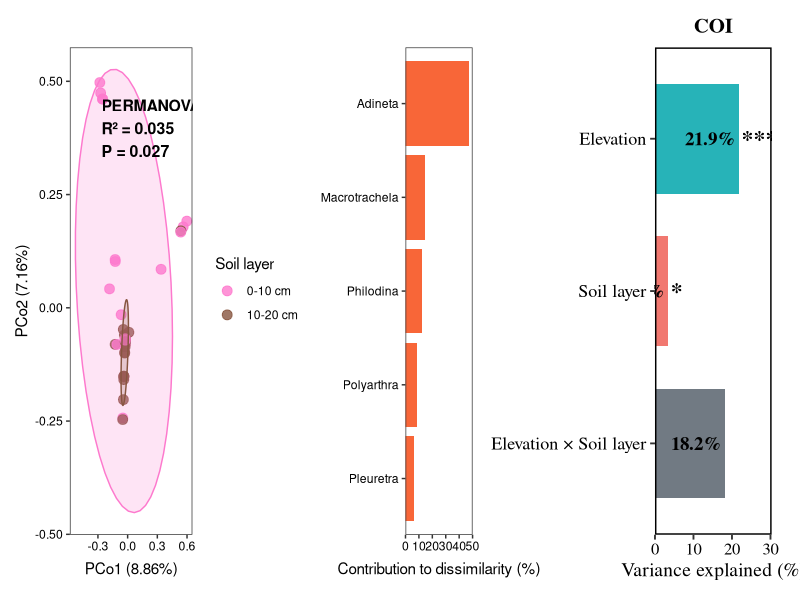
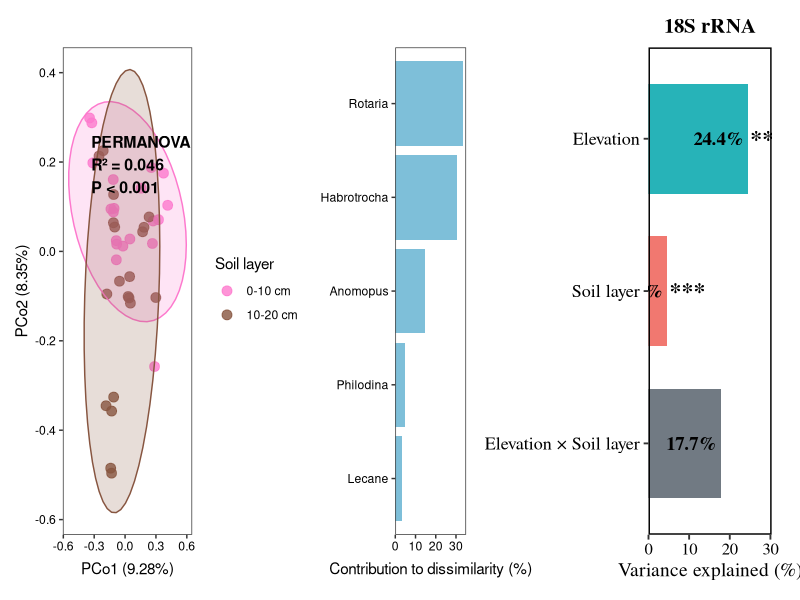

Source code (R) for these figures, in order:
rm(list = ls())

########## Load required packages ##########
library(vegan)
library(ggplot2)
library(dplyr)
library(tibble)
library(patchwork)

########## Read data ##########
coi_data <- read.csv("COI_data.csv", check.names = FALSE, stringsAsFactors = FALSE)
rrna_data <- read.csv("18S_data.csv", check.names = FALSE, stringsAsFactors = FALSE)
metadata <- read.csv("metadata.csv", check.names = FALSE, stringsAsFactors = FALSE)

########## Analysis settings ##########
nperm <- 9999
analysis_seed <- 20260721
elevation_levels <- c("300", "600", "900", "1200", "1600", "1800", "2100")

metadata <- metadata %>%
  transmute(
    Sample = as.character(`OTU ID`),
    Group = factor(Group, levels = c("T", "S"), labels = c("Topsoil", "Subsoil")),
    Elevation = factor(as.character(Elevation), levels = elevation_levels),
    PlotID = factor(paste0("P", sub("^[TtSs][_-]?", "", as.character(`OTU ID`))))
  )

########## Prepare marker-specific complete pairs ##########
prepare_marker <- function(data, metadata, marker_name) {
  meta <- metadata %>%
    filter(Sample %in% intersect(metadata$Sample, colnames(data))) %>%
    group_by(PlotID) %>%
    filter(n() == 2, n_distinct(Group) == 2, n_distinct(Elevation) == 1) %>%
    ungroup() %>%
    arrange(PlotID, Group) %>%
    droplevels()

  community <- t(as.matrix(data[, meta$Sample, drop = FALSE]))
  storage.mode(community) <- "numeric"
  colnames(community) <- as.character(data$ASV)
  community <- community[, colSums(community) > 0, drop = FALSE]

  taxonomy <- data %>%
    transmute(
      ASV_ID = as.character(ASV),
      Genus = trimws(sub("^[a-z]__", "", as.character(Genus)))
    )

  cat(
    "\n", marker_name,
    "\nComplete plots: ", n_distinct(meta$PlotID),
    "\nSamples: ", nrow(meta), "\n",
    sep = ""
  )

  list(community = community, metadata = meta, taxonomy = taxonomy)
}

########## Restricted permutation matrices ##########
make_whole_plot_permutations <- function(metadata, nset, seed) {
  set.seed(seed)
  plot_ids <- unique(as.character(metadata$PlotID))
  layer_ids <- levels(metadata$Group)
  permutations <- matrix(NA_integer_, nrow = nset, ncol = nrow(metadata))

  for (b in seq_len(nset)) {
    source_plots <- sample(plot_ids)
    perm_b <- integer(nrow(metadata))

    for (j in seq_along(plot_ids)) {
      for (layer in layer_ids) {
        destination <- which(
          as.character(metadata$PlotID) == plot_ids[j] &
            as.character(metadata$Group) == layer
        )
        source <- which(
          as.character(metadata$PlotID) == source_plots[j] &
            as.character(metadata$Group) == layer
        )
        perm_b[destination] <- source
      }
    }

    permutations[b, ] <- perm_b
  }

  permutations
}

make_within_plot_permutations <- function(metadata, nset, seed) {
  set.seed(seed)
  plot_ids <- unique(as.character(metadata$PlotID))
  permutations <- matrix(NA_integer_, nrow = nset, ncol = nrow(metadata))

  for (b in seq_len(nset)) {
    perm_b <- seq_len(nrow(metadata))

    for (plot_id in plot_ids) {
      rows <- which(as.character(metadata$PlotID) == plot_id)
      perm_b[rows] <- sample(rows, 2)
    }

    permutations[b, ] <- perm_b
  }

  permutations
}

########## PERMANOVA helper ##########
extract_permanova_term <- function(result, terms, marker_name) {
  result_df <- as.data.frame(result, check.names = FALSE)
  result_df$Term <- rownames(result_df)
  selected <- result_df %>% filter(Term %in% terms)

  tibble(
    Marker = marker_name,
    Term = selected$Term,
    Df = selected$Df,
    Pseudo_F = selected$F,
    R2 = selected$R2,
    P_value = selected$`Pr(>F)`
  )
}

########## PCoA, SIMPER, and PERMANOVA ##########
analyse_marker <- function(dataset, marker_name, seed_offset = 0) {
  community <- dataset$community
  meta <- dataset$metadata

  # Same Bray-Curtis distance for PCoA and PERMANOVA
  bray <- vegdist(community, method = "bray")

  whole_perm <- make_whole_plot_permutations(
    meta, nperm, analysis_seed + seed_offset
  )
  within_perm <- make_within_plot_permutations(
    meta, nperm, analysis_seed + seed_offset + 1
  )

  permanova_whole <- adonis2(
    bray ~ Elevation * Group,
    data = meta,
    permutations = whole_perm,
    by = "terms"
  )
  permanova_within <- adonis2(
    bray ~ Elevation * Group,
    data = meta,
    permutations = within_perm,
    by = "terms"
  )

  permanova <- bind_rows(
    extract_permanova_term(permanova_whole, "Elevation", marker_name),
    extract_permanova_term(permanova_within, "Group", marker_name),
    extract_permanova_term(
      permanova_within,
      c("Elevation:Group", "Group:Elevation"),
      marker_name
    )
  ) %>%
    mutate(
      Term = case_when(
        Term == "Group" ~ "Soil layer",
        Term %in% c("Elevation:Group", "Group:Elevation") ~ "Elevation × Soil layer",
        TRUE ~ Term
      ),
      Significance = case_when(
        P_value < 0.001 ~ "***",
        P_value < 0.01 ~ "**",
        P_value < 0.05 ~ "*",
        TRUE ~ "ns"
      )
    )

  # PCoA
  pcoa <- cmdscale(bray, k = 2, eig = TRUE)
  positive_eigenvalues <- pcoa$eig[pcoa$eig > 0]
  variance_percent <- 100 * pcoa$eig[1:2] / sum(positive_eigenvalues)

  pcoa_scores <- as.data.frame(pcoa$points[, 1:2, drop = FALSE])
  colnames(pcoa_scores) <- c("PCo1", "PCo2")
  pcoa_scores$Sample <- rownames(pcoa_scores)

  pcoa_scores <- pcoa_scores %>%
    left_join(meta %>% select(Sample, PlotID, Elevation, Group), by = "Sample") %>%
    mutate(
      SoilLayer = factor(
        Group,
        levels = c("Topsoil", "Subsoil"),
        labels = c("0-10 cm", "10-20 cm")
      )
    )

  # SIMPER using all retained ASVs
  simper_result <- simper(community, group = meta$Group, permutations = 999)[[1]]
  asv_ids <- rownames(simper_result)
  if (is.null(asv_ids)) asv_ids <- names(simper_result$average)

  simper_top5 <- tibble(
    ASV_ID = as.character(asv_ids),
    Average_contribution = as.numeric(simper_result$average)
  ) %>%
    mutate(
      Contribution_percent = Average_contribution / sum(Average_contribution) * 100
    ) %>%
    left_join(dataset$taxonomy, by = "ASV_ID") %>%
    mutate(
      Genus = case_when(
        is.na(Genus) ~ "Unknown",
        trimws(Genus) == "" ~ "Unknown",
        tolower(trimws(Genus)) %in% c(
          "unidentified", "unclassified", "uncultured", "unknown", "na"
        ) ~ "Unknown",
        TRUE ~ Genus
      )
    ) %>%
    group_by(Genus) %>%
    summarise(TotalContribution = sum(Contribution_percent), .groups = "drop") %>%
    arrange(desc(TotalContribution)) %>%
    slice_head(n = 5) %>%
    mutate(DisplayName = Genus)

  list(
    permanova = permanova,
    pcoa_scores = pcoa_scores,
    pcoa_variance = variance_percent,
    simper = simper_top5
  )
}

########## Run analyses ##########
coi_dataset <- prepare_marker(coi_data, metadata, "COI")
rrna_dataset <- prepare_marker(rrna_data, metadata, "18S rRNA")

coi_results <- analyse_marker(coi_dataset, "COI", seed_offset = 0)
rrna_results <- analyse_marker(rrna_dataset, "18S rRNA", seed_offset = 100)

combined_permanova <- bind_rows(coi_results$permanova, rrna_results$permanova)

########## Show results ##########
cat("\nPERMANOVA results:\n")
print(combined_permanova)

cat("\nPCoA explained variance (%):\n")
print(
  tibble(
    Marker = c("COI", "18S rRNA"),
    PCo1 = c(coi_results$pcoa_variance[1], rrna_results$pcoa_variance[1]),
    PCo2 = c(coi_results$pcoa_variance[2], rrna_results$pcoa_variance[2])
  )
)

cat("\nCOI SIMPER top five genera:\n")
print(coi_results$simper)

cat("\n18S rRNA SIMPER top five genera:\n")
print(rrna_results$simper)

########## PCoA plot ##########
plot_pcoa <- function(scores, variance_percent, permanova_table, marker_name) {
  layer_colors <- c("0-10 cm" = "#fd79cd", "10-20 cm" = "#875540")

  annotation <- permanova_table %>%
    filter(Marker == marker_name, Term == "Soil layer")

  p_text <- ifelse(
    annotation$P_value < 0.001,
    "P < 0.001",
    paste0("P = ", format(round(annotation$P_value, 3), nsmall = 3))
  )

  label_text <- paste0(
    "PERMANOVA\nR² = ", round(annotation$R2, 3), "\n", p_text
  )

  x_range <- range(scores$PCo1)
  y_range <- range(scores$PCo2)

  ggplot(
    scores,
    aes(x = PCo1, y = PCo2, color = SoilLayer, fill = SoilLayer)
  ) +
    geom_point(size = 3, alpha = 0.8) +
    stat_ellipse(
      geom = "polygon",
      alpha = 0.2,
      level = 0.95,
      show.legend = FALSE
    ) +
    scale_color_manual(values = layer_colors, name = "Soil layer") +
    scale_fill_manual(values = layer_colors, name = "Soil layer") +
    labs(
      x = paste0("PCo1 (", round(variance_percent[1], 2), "%)"),
      y = paste0("PCo2 (", round(variance_percent[2], 2), "%)")
    ) +
    annotate(
      "text",
      x = x_range[1] + 0.02 * diff(x_range),
      y = y_range[2] - 0.05 * diff(y_range),
      label = label_text,
      size = 4,
      hjust = 0,
      vjust = 1,
      color = "black",
      fontface = "bold"
    ) +
    theme_bw() +
    theme(
      panel.grid = element_blank(),
      axis.text = element_text(color = "black"),
      axis.title = element_text(color = "black")
    )
}

########## SIMPER plot ##########
plot_simper <- function(data, marker_name) {
  fill_col <- ifelse(marker_name == "COI", "#F64007", "#5EAFCF")

  plot_data <- data %>%
    arrange(TotalContribution) %>%
    mutate(DisplayName = factor(DisplayName, levels = DisplayName))

  y_max <- ceiling(max(plot_data$TotalContribution) / 5) * 5

  ggplot(plot_data, aes(x = DisplayName, y = TotalContribution)) +
    geom_col(fill = fill_col, alpha = 0.8) +
    coord_flip() +
    labs(x = NULL, y = "Contribution to dissimilarity (%)") +
    scale_y_continuous(limits = c(0, y_max), expand = c(0, 0)) +
    theme_bw() +
    theme(
      panel.grid = element_blank(),
      axis.text = element_text(color = "black"),
      axis.title = element_text(color = "black")
    )
}

########## PERMANOVA plot ##########
effect_colors <- c(
  "Elevation" = "#27B3B8",
  "Soil layer" = "#F17870",
  "Elevation × Soil layer" = "#717A83"
)

plot_permanova <- function(data, marker_name) {
  plot_data <- data %>%
    filter(Marker == marker_name) %>%
    mutate(
      Effect = factor(
        Term,
        levels = c("Elevation × Soil layer", "Soil layer", "Elevation")
      ),
      Variance_explained = R2 * 100,
      Percent_label = paste0(format(round(Variance_explained, 1), nsmall = 1), "%"),
      Percent_x = pmax(Variance_explained - 0.8, Variance_explained * 0.55),
      Star_x = Variance_explained + 0.6,
      Plot_significance = ifelse(P_value < 0.05, Significance, "")
    )

  ggplot(
    plot_data,
    aes(x = Variance_explained, y = Effect, fill = Effect)
  ) +
    geom_col(width = 0.72) +
    geom_text(
      aes(x = Percent_x, label = Percent_label),
      hjust = 1,
      size = 4.8,
      fontface = "bold",
      family = "serif",
      color = "black"
    ) +
    geom_text(
      data = plot_data %>% filter(Plot_significance != ""),
      aes(x = Star_x, label = Plot_significance),
      hjust = 0,
      size = 6,
      fontface = "bold",
      family = "serif",
      color = "black"
    ) +
    scale_fill_manual(values = effect_colors, guide = "none") +
    scale_x_continuous(
      limits = c(0, 30),
      breaks = c(0, 10, 20, 30),
      expand = expansion(mult = c(0, 0.01))
    ) +
    labs(title = marker_name, x = "Variance explained (%)", y = NULL) +
    theme_bw(base_size = 14, base_family = "serif") +
    theme(
      plot.title = element_text(
        size = 15,
        face = "bold",
        hjust = 0.5,
        color = "black"
      ),
      axis.title.x = element_text(size = 14, color = "black"),
      axis.text.x = element_text(size = 12, color = "black"),
      axis.text.y = element_text(size = 13, color = "black"),
      panel.grid.major = element_blank(),
      panel.grid.minor = element_blank(),
      panel.border = element_rect(color = "black", fill = NA, linewidth = 1),
      plot.margin = margin(t = 8, r = 15, b = 8, l = 8)
    )
}

########## Generate Figure 3A and 3B ##########
p_coi_pcoa <- plot_pcoa(
  coi_results$pcoa_scores,
  coi_results$pcoa_variance,
  combined_permanova,
  "COI"
)
p_rrna_pcoa <- plot_pcoa(
  rrna_results$pcoa_scores,
  rrna_results$pcoa_variance,
  combined_permanova,
  "18S rRNA"
)

p_coi_simper <- plot_simper(coi_results$simper, "COI")
p_rrna_simper <- plot_simper(rrna_results$simper, "18S rRNA")

p_coi_permanova <- plot_permanova(combined_permanova, "COI")
p_rrna_permanova <- plot_permanova(combined_permanova, "18S rRNA")

# Relative widths follow the original plot dimensions.
p_fig3a <- p_coi_pcoa + p_coi_simper + p_coi_permanova +
  plot_layout(ncol = 3, widths = c(6.3, 3.45, 6))

p_fig3b <- p_rrna_pcoa + p_rrna_simper + p_rrna_permanova +
  plot_layout(ncol = 3, widths = c(6.3, 3.45, 6))

print(p_fig3a)
print(p_fig3b)
